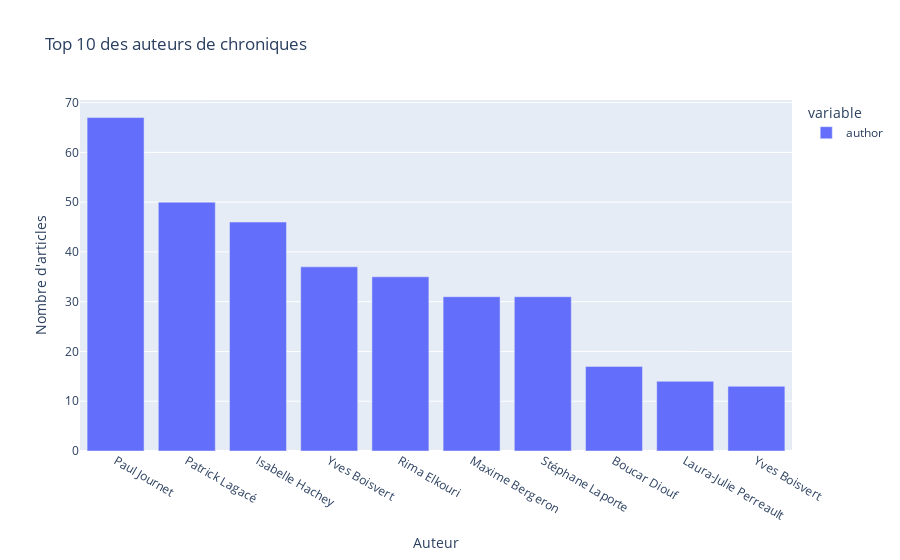

The notebook cell this image was saved under:
### Code cell
px.bar(df[(df["section_2"] == "chroniques") & (df["section_1"] == "actualites")]["author"].value_counts().head(10), title="Top 10 des auteurs de chroniques", labels={"value": "Nombre d'articles", "index": "Auteur"})

### Figure 1 — Plotly figure (JSON) as saved in the notebook; plotly's stock layout.template omitted (floating-point values rounded to 4 significant figures)
{"data": [{"alignmentgroup": "True", "hovertemplate": "variable=author<br>Auteur=%{x}<br>Nombre d'articles=%{y}<extra></extra>", "legendgroup": "author", "marker": {"color": "#636efa", "pattern": {"shape": ""}}, "name": "author", "offsetgroup": "author", "orientation": "v", "showlegend": true, "textposition": "auto", "type": "bar", "x": ["Paul Journet", "Patrick Lagacé", "Isabelle Hachey", "Yves Boisvert", "Rima Elkouri", "Maxime Bergeron", "Stéphane Laporte", "Boucar Diouf", "Laura-Julie Perreault", "Yves Boisvert"], "xaxis": "x", "y": [67, 50, 46, 37, 35, 31, 31, 17, 14, 13], "yaxis": "y"}], "layout": {"barmode": "relative", "legend": {"title": {"text": "variable"}, "tracegroupgap": 0}, "title": {"text": "Top 10 des auteurs de chroniques"}, "xaxis": {"anchor": "y", "domain": [0, 1], "title": {"text": "Auteur"}}, "yaxis": {"anchor": "x", "domain": [0, 1], "title": {"text": "Nombre d'articles"}}}}
